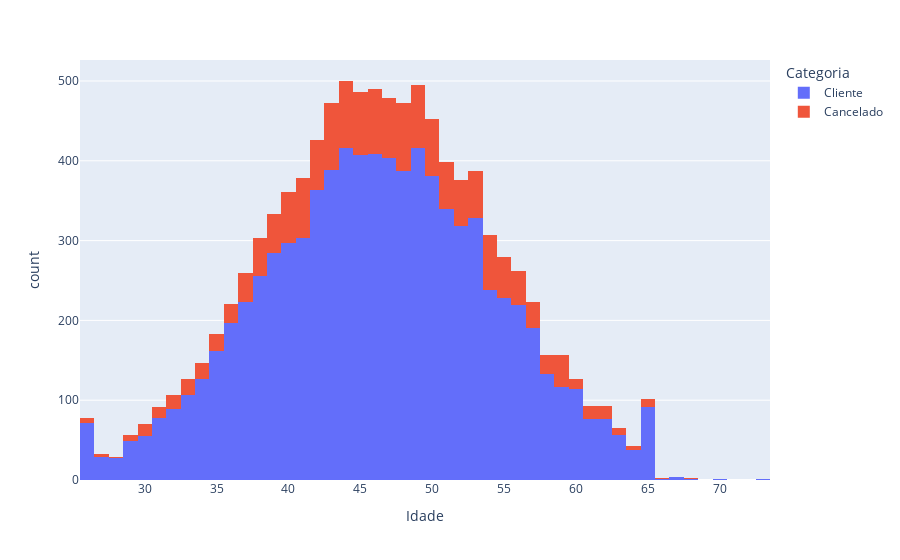

Notebook cell for this chart:
### Code cell
client_fig = px.histogram(bank_df, x= 'Idade', color ='Categoria')
client_fig.show()

### Figure 1 — Plotly figure (JSON) as saved in the notebook; plotly's stock layout.template omitted (floating-point values rounded to 4 significant figures; data arrays with more than 128 entries replaced by an {"elided": "..."} marker saying what was removed)
{"data": [{"alignmentgroup": "True", "bingroup": "x", "hovertemplate": "Categoria=Cliente<br>Idade=%{x}<br>count=%{y}<extra></extra>", "legendgroup": "Cliente", "marker": {"color": "#636efa"}, "name": "Cliente", "offsetgroup": "Cliente", "orientation": "v", "showlegend": true, "type": "histogram", "x": {"elided": "8499 int values"}, "xaxis": "x", "yaxis": "y"}, {"alignmentgroup": "True", "bingroup": "x", "hovertemplate": "Categoria=Cancelado<br>Idade=%{x}<br>count=%{y}<extra></extra>", "legendgroup": "Cancelado", "marker": {"color": "#EF553B"}, "name": "Cancelado", "offsetgroup": "Cancelado", "orientation": "v", "showlegend": true, "type": "histogram", "x": {"elided": "1627 int values"}, "xaxis": "x", "yaxis": "y"}], "layout": {"barmode": "relative", "legend": {"title": {"text": "Categoria"}, "tracegroupgap": 0}, "margin": {"t": 60}, "xaxis": {"anchor": "y", "domain": [0, 1], "title": {"text": "Idade"}}, "yaxis": {"anchor": "x", "domain": [0, 1], "title": {"text": "count"}}}}
